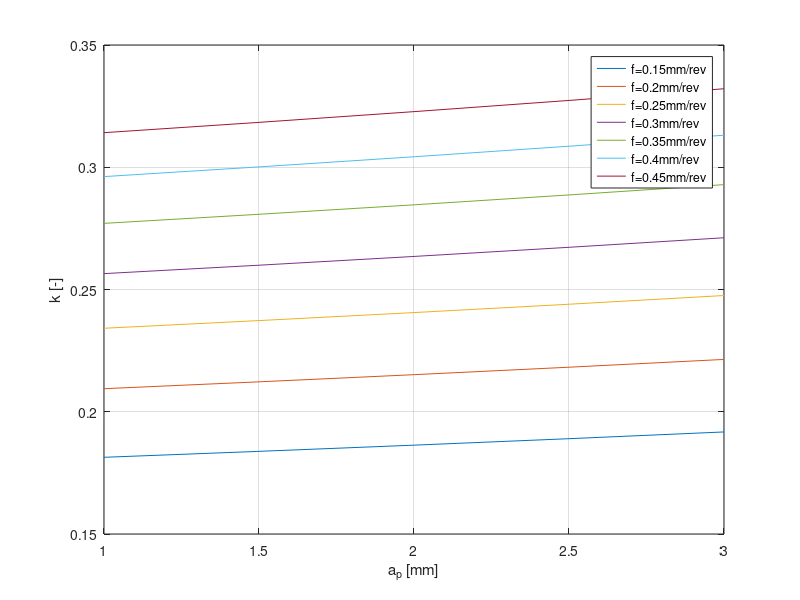

The MATLAB script that drew this image:
%% FORCE MEASURMENT ERROR
% Gibt eine Abschätzung über den Fehler nach der Mttelung über N Messwerte

f    = 0.15:0.05:0.45;  % Forschub [mm/rev]
ap   = 1.00:0.50:3.0;   % Schnittiefe [mm]

v_c  = 100;             % Schnittgeschw. [m/min]
l    = 400;             % Bearbeitete Länge [mm]
M    = 1;               % Frequenz der Messung

dact = 40;              % Aktueller Durchmesser [mm]

%% Check all possibilities

p = sqrt(2*v_c*100/6*repmat(f',1,length(ap))./(dact-2*repmat(ap,length(f),1))/l/M);

%% Show results
figure(1)
plot(ap,p);
grid on
xlabel('a_p [mm]');
ylabel('k [-]');

s = cell(length(f),1);
for i=1:length(f)
    s{i}=['f=' num2str(f(i)) 'mm/rev'];
end

legend(s);
